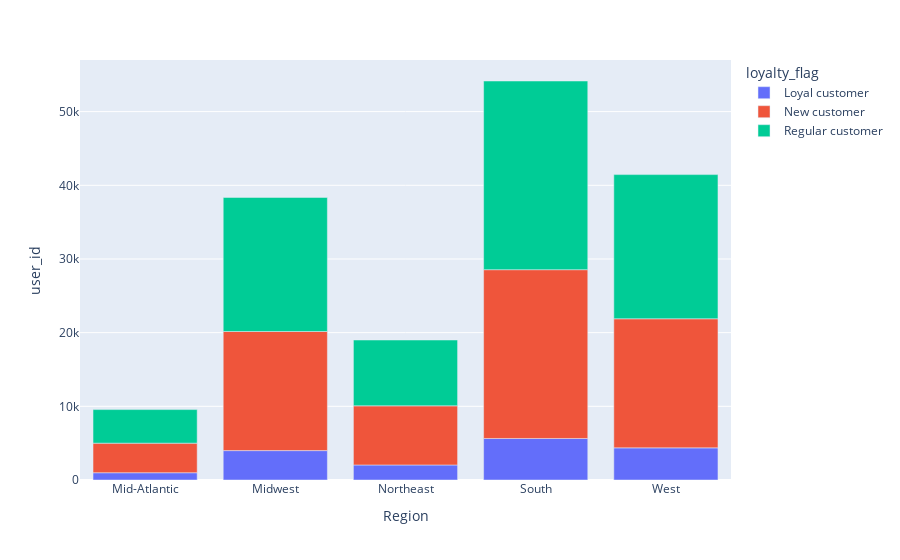

Notebook cell for this chart:
### Markdown cell above
#### All regions have are between 97% and 99% low spenders. The midwest has the highest percentage of high spenders with 2.05%.

### Code cell
import plotly.express as px
px.bar(plot_data, x='Region', y='user_id', color='loyalty_flag')

### Figure 1 — Plotly figure (JSON) as saved in the notebook; plotly's stock layout.template omitted (floating-point values rounded to 4 significant figures)
{"data": [{"alignmentgroup": "True", "hovertemplate": "loyalty_flag=Loyal customer<br>Region=%{x}<br>user_id=%{y}<extra></extra>", "legendgroup": "Loyal customer", "marker": {"color": "#636efa", "pattern": {"shape": ""}}, "name": "Loyal customer", "offsetgroup": "Loyal customer", "orientation": "v", "showlegend": true, "textposition": "auto", "type": "bar", "x": ["Mid-Atlantic", "Midwest", "Northeast", "South", "West"], "xaxis": "x", "y": [987, 3991, 2040, 5637, 4362], "yaxis": "y"}, {"alignmentgroup": "True", "hovertemplate": "loyalty_flag=New customer<br>Region=%{x}<br>user_id=%{y}<extra></extra>", "legendgroup": "New customer", "marker": {"color": "#EF553B", "pattern": {"shape": ""}}, "name": "New customer", "offsetgroup": "New customer", "orientation": "v", "showlegend": true, "textposition": "auto", "type": "bar", "x": ["Mid-Atlantic", "Midwest", "Northeast", "South", "West"], "xaxis": "x", "y": [4012, 16166, 8027, 22910, 17522], "yaxis": "y"}, {"alignmentgroup": "True", "hovertemplate": "loyalty_flag=Regular customer<br>Region=%{x}<br>user_id=%{y}<extra></extra>", "legendgroup": "Regular customer", "marker": {"color": "#00cc96", "pattern": {"shape": ""}}, "name": "Regular customer", "offsetgroup": "Regular customer", "orientation": "v", "showlegend": true, "textposition": "auto", "type": "bar", "x": ["Mid-Atlantic", "Midwest", "Northeast", "South", "West"], "xaxis": "x", "y": [4558, 18195, 8934, 25609, 19568], "yaxis": "y"}], "layout": {"barmode": "relative", "legend": {"title": {"text": "loyalty_flag"}, "tracegroupgap": 0}, "margin": {"t": 60}, "xaxis": {"anchor": "y", "domain": [0, 1], "title": {"text": "Region"}}, "yaxis": {"anchor": "x", "domain": [0, 1], "title": {"text": "user_id"}}}}
